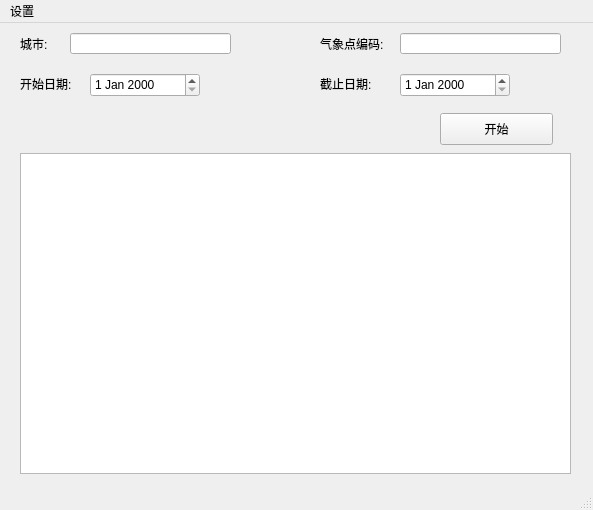
<?xml version="1.0" encoding="UTF-8"?>
<ui version="4.0">
 <class>MainWindow</class>
 <widget class="QMainWindow" name="MainWindow">
  <property name="enabled">
   <bool>true</bool>
  </property>
  <property name="geometry">
   <rect>
    <x>0</x>
    <y>0</y>
    <width>593</width>
    <height>510</height>
   </rect>
  </property>
  <property name="windowTitle">
   <string>获取城市小时数据</string>
  </property>
  <widget class="QWidget" name="centralwidget">
   <widget class="QLabel" name="label">
    <property name="geometry">
     <rect>
      <x>20</x>
      <y>10</y>
      <width>51</width>
      <height>21</height>
     </rect>
    </property>
    <property name="text">
     <string>城市:</string>
    </property>
   </widget>
   <widget class="QLineEdit" name="lineEdit_city">
    <property name="geometry">
     <rect>
      <x>70</x>
      <y>10</y>
      <width>161</width>
      <height>21</height>
     </rect>
    </property>
   </widget>
   <widget class="QLabel" name="label_2">
    <property name="geometry">
     <rect>
      <x>320</x>
      <y>10</y>
      <width>71</width>
      <height>21</height>
     </rect>
    </property>
    <property name="text">
     <string>气象点编码:</string>
    </property>
   </widget>
   <widget class="QLineEdit" name="lineEdit_code">
    <property name="geometry">
     <rect>
      <x>400</x>
      <y>10</y>
      <width>161</width>
      <height>21</height>
     </rect>
    </property>
   </widget>
   <widget class="QLabel" name="label_3">
    <property name="geometry">
     <rect>
      <x>20</x>
      <y>50</y>
      <width>61</width>
      <height>21</height>
     </rect>
    </property>
    <property name="text">
     <string>开始日期:</string>
    </property>
   </widget>
   <widget class="QLabel" name="label_4">
    <property name="geometry">
     <rect>
      <x>320</x>
      <y>50</y>
      <width>61</width>
      <height>21</height>
     </rect>
    </property>
    <property name="text">
     <string>截止日期:</string>
    </property>
   </widget>
   <widget class="QDateEdit" name="dateEdit_start">
    <property name="geometry">
     <rect>
      <x>90</x>
      <y>50</y>
      <width>110</width>
      <height>24</height>
     </rect>
    </property>
   </widget>
   <widget class="QDateEdit" name="dateEdit_end">
    <property name="geometry">
     <rect>
      <x>400</x>
      <y>50</y>
      <width>110</width>
      <height>24</height>
     </rect>
    </property>
   </widget>
   <widget class="QListWidget" name="listWidget">
    <property name="geometry">
     <rect>
      <x>20</x>
      <y>130</y>
      <width>551</width>
      <height>321</height>
     </rect>
    </property>
   </widget>
   <widget class="QPushButton" name="pushButton_active">
    <property name="geometry">
     <rect>
      <x>440</x>
      <y>90</y>
      <width>113</width>
      <height>32</height>
     </rect>
    </property>
    <property name="text">
     <string>开始</string>
    </property>
   </widget>
  </widget>
  <widget class="QMenuBar" name="menubar">
   <property name="geometry">
    <rect>
     <x>0</x>
     <y>0</y>
     <width>593</width>
     <height>22</height>
    </rect>
   </property>
   <widget class="QMenu" name="menuFile">
    <property name="title">
     <string>设置</string>
    </property>
    <addaction name="actionxs"/>
   </widget>
   <addaction name="menuFile"/>
  </widget>
  <widget class="QStatusBar" name="statusbar"/>
  <action name="actionxs">
   <property name="text">
    <string>存储路径</string>
   </property>
  </action>
 </widget>
 <resources/>
 <connections/>
</ui>
